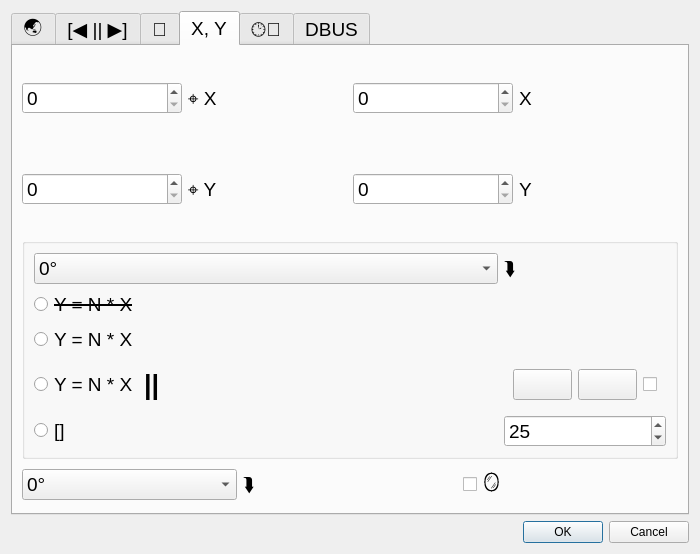
<?xml version="1.0" encoding="UTF-8"?>
<ui version="4.0">
 <class>OptionsDialog</class>
 <widget class="QDialog" name="OptionsDialog">
  <property name="geometry">
   <rect>
    <x>0</x>
    <y>0</y>
    <width>700</width>
    <height>554</height>
   </rect>
  </property>
  <property name="windowTitle">
   <string>Dialog</string>
  </property>
  <layout class="QVBoxLayout" name="verticalLayout">
   <item>
    <widget class="QTabWidget" name="btn_tabs">
     <property name="font">
      <font>
       <pointsize>14</pointsize>
      </font>
     </property>
     <property name="currentIndex">
      <number>3</number>
     </property>
     <widget class="QWidget" name="btn_tabs_general">
      <attribute name="title">
       <string>🌏</string>
      </attribute>
      <widget class="QLabel" name="label_3">
       <property name="geometry">
        <rect>
         <x>130</x>
         <y>230</y>
         <width>57</width>
         <height>15</height>
        </rect>
       </property>
       <property name="text">
        <string>🕑</string>
       </property>
      </widget>
      <widget class="QWidget" name="layoutWidget">
       <property name="geometry">
        <rect>
         <x>30</x>
         <y>30</y>
         <width>261</width>
         <height>121</height>
        </rect>
       </property>
       <layout class="QGridLayout" name="gridLayout_2">
        <item row="0" column="0" colspan="2">
         <widget class="QCheckBox" name="btn_show_info">
          <property name="text">
           <string>🛈</string>
          </property>
         </widget>
        </item>
        <item row="1" column="0">
         <widget class="QCheckBox" name="btn_allow_only_1">
          <property name="text">
           <string>1</string>
          </property>
         </widget>
        </item>
        <item row="1" column="1" colspan="2">
         <widget class="QCheckBox" name="btn_sit_in_tray">
          <property name="text">
           <string>tray</string>
          </property>
         </widget>
        </item>
        <item row="2" column="0" colspan="2">
         <widget class="QComboBox" name="btn_order">
          <property name="font">
           <font>
            <family>Symbola</family>
            <pointsize>20</pointsize>
           </font>
          </property>
         </widget>
        </item>
        <item row="2" column="2">
         <widget class="QCheckBox" name="btn_cycle">
          <property name="text">
           <string>⮔</string>
          </property>
         </widget>
        </item>
        <item row="2" column="3">
         <widget class="QCheckBox" name="btn_reverse_order">
          <property name="text">
           <string>↓↑</string>
          </property>
         </widget>
        </item>
       </layout>
      </widget>
      <widget class="QWidget" name="layoutWidget">
       <property name="geometry">
        <rect>
         <x>30</x>
         <y>180</y>
         <width>136</width>
         <height>108</height>
        </rect>
       </property>
       <layout class="QGridLayout" name="gridLayout_3">
        <item row="0" column="0">
         <widget class="QSpinBox" name="btn_main_window_opacity">
          <property name="minimum">
           <number>0</number>
          </property>
          <property name="maximum">
           <number>99</number>
          </property>
          <property name="value">
           <number>0</number>
          </property>
         </widget>
        </item>
        <item row="0" column="1" colspan="2">
         <widget class="QLabel" name="label_7">
          <property name="text">
           <string>🗔👻</string>
          </property>
         </widget>
        </item>
        <item row="1" column="0" colspan="2">
         <widget class="QDoubleSpinBox" name="btn_delay_time">
          <property name="maximum">
           <double>999.990000000000009</double>
          </property>
         </widget>
        </item>
        <item row="1" column="2">
         <widget class="QLabel" name="label_4">
          <property name="text">
           <string>↑↓</string>
          </property>
         </widget>
        </item>
        <item row="2" column="0" colspan="3">
         <widget class="QCheckBox" name="btn_manually">
          <property name="text">
           <string>✋</string>
          </property>
         </widget>
        </item>
       </layout>
      </widget>
     </widget>
     <widget class="QWidget" name="btn_tab_panel_options">
      <attribute name="title">
       <string>[◀ || ▶]</string>
      </attribute>
      <widget class="QWidget" name="layoutWidget">
       <property name="geometry">
        <rect>
         <x>30</x>
         <y>30</y>
         <width>116</width>
         <height>69</height>
        </rect>
       </property>
       <layout class="QGridLayout" name="gridLayout_4">
        <item row="0" column="0">
         <widget class="QCheckBox" name="btn_show_panel">
          <property name="text">
           <string>[◀ || ▶]</string>
          </property>
         </widget>
        </item>
        <item row="1" column="0">
         <widget class="QSpinBox" name="btn_cinema_limit_2">
          <property name="specialValueText">
           <string>unlimited</string>
          </property>
          <property name="maximum">
           <number>9999</number>
          </property>
         </widget>
        </item>
       </layout>
      </widget>
     </widget>
     <widget class="QWidget" name="btn_tab_nonimage_formats">
      <attribute name="title">
       <string>📼</string>
      </attribute>
      <layout class="QGridLayout" name="gridLayout_5">
       <item row="0" column="0" colspan="6">
        <widget class="QCheckBox" name="btn_nonimage_formats">
         <property name="text">
          <string>(*.gif, *.html, *.pdf, *.odf, *.mp4, *.sfw ...)</string>
         </property>
        </widget>
       </item>
       <item row="1" column="0">
        <widget class="QCheckBox" name="btn_allow_txt_files">
         <property name="text">
          <string>(*.txt)</string>
         </property>
        </widget>
       </item>
       <item row="1" column="1">
        <widget class="QPushButton" name="btn_txt_file_font">
         <property name="text">
          <string/>
         </property>
        </widget>
       </item>
       <item row="1" column="3">
        <widget class="QSpinBox" name="btn_txt_file_font_sz">
         <property name="maximum">
          <number>9999</number>
         </property>
        </widget>
       </item>
       <item row="2" column="0" colspan="2">
        <widget class="QCheckBox" name="btn_nonimage_formats_3">
         <property name="text">
          <string>wait for cinema end</string>
         </property>
        </widget>
       </item>
       <item row="2" column="3">
        <widget class="QSpinBox" name="btn_delay_for_slides">
         <property name="maximum">
          <number>9999</number>
         </property>
        </widget>
       </item>
       <item row="2" column="5">
        <widget class="QSpinBox" name="btn_cinema_limit">
         <property name="specialValueText">
          <string>unlimited</string>
         </property>
         <property name="maximum">
          <number>9999</number>
         </property>
        </widget>
       </item>
       <item row="3" column="0" colspan="6">
        <widget class="QCheckBox" name="btn_nonimage_formats_4">
         <property name="text">
          <string>allow interaction (on your own risk)</string>
         </property>
        </widget>
       </item>
      </layout>
     </widget>
     <widget class="QWidget" name="btn_tab_xy">
      <attribute name="title">
       <string>X, Y</string>
      </attribute>
      <layout class="QVBoxLayout" name="verticalLayout_2">
       <item>
        <layout class="QHBoxLayout" name="horizontalLayout">
         <item>
          <widget class="QSpinBox" name="btn_sz_x">
           <property name="maximum">
            <number>9999</number>
           </property>
          </widget>
         </item>
         <item>
          <widget class="QLabel" name="label">
           <property name="text">
            <string>⌖ X</string>
           </property>
          </widget>
         </item>
         <item>
          <widget class="QSpinBox" name="btn_pos_x">
           <property name="maximum">
            <number>9999</number>
           </property>
          </widget>
         </item>
         <item>
          <widget class="QLabel" name="label_5">
           <property name="text">
            <string>X</string>
           </property>
          </widget>
         </item>
        </layout>
       </item>
       <item>
        <layout class="QHBoxLayout" name="horizontalLayout_2">
         <item>
          <widget class="QSpinBox" name="btn_sz_y">
           <property name="maximum">
            <number>9999</number>
           </property>
          </widget>
         </item>
         <item>
          <widget class="QLabel" name="label_2">
           <property name="text">
            <string>⌖ Y</string>
           </property>
          </widget>
         </item>
         <item>
          <widget class="QSpinBox" name="btn_pos_y">
           <property name="maximum">
            <number>9999</number>
           </property>
          </widget>
         </item>
         <item>
          <widget class="QLabel" name="label_6">
           <property name="text">
            <string>Y</string>
           </property>
          </widget>
         </item>
        </layout>
       </item>
       <item>
        <widget class="QGroupBox" name="groupBox">
         <property name="title">
          <string/>
         </property>
         <layout class="QGridLayout" name="gridLayout">
          <item row="5" column="0">
           <widget class="QRadioButton" name="btn_true_frame">
            <property name="font">
             <font>
              <pointsize>14</pointsize>
              <strikeout>false</strikeout>
             </font>
            </property>
            <property name="text">
             <string>[]</string>
            </property>
           </widget>
          </item>
          <item row="4" column="1">
           <widget class="QWidget" name="lt_strips_options" native="true">
            <layout class="QHBoxLayout" name="horizontalLayout_5">
             <item>
              <widget class="QPushButton" name="btn_select_color_for_strips">
               <property name="text">
                <string/>
               </property>
               <property name="flat">
                <bool>false</bool>
               </property>
              </widget>
             </item>
             <item>
              <widget class="QPushButton" name="btn_select_img_for_strips">
               <property name="text">
                <string/>
               </property>
               <property name="iconSize">
                <size>
                 <width>32</width>
                 <height>32</height>
                </size>
               </property>
               <property name="checkable">
                <bool>false</bool>
               </property>
              </widget>
             </item>
             <item>
              <widget class="QCheckBox" name="btn_strips_inframe_mode">
               <property name="text">
                <string/>
               </property>
              </widget>
             </item>
            </layout>
           </widget>
          </item>
          <item row="5" column="1">
           <widget class="QSpinBox" name="btn_true_frame_sz">
            <property name="minimum">
             <number>1</number>
            </property>
            <property name="maximum">
             <number>999</number>
            </property>
            <property name="value">
             <number>25</number>
            </property>
           </widget>
          </item>
          <item row="3" column="0">
           <widget class="QRadioButton" name="btn_keep_aspect_ratio_by_resize">
            <property name="text">
             <string>Y = N * X</string>
            </property>
           </widget>
          </item>
          <item row="1" column="0">
           <widget class="QRadioButton" name="btn_no_aspect_ratio">
            <property name="font">
             <font>
              <pointsize>14</pointsize>
              <strikeout>true</strikeout>
             </font>
            </property>
            <property name="text">
             <string>Y = N * X</string>
            </property>
           </widget>
          </item>
          <item row="4" column="0">
           <layout class="QHBoxLayout" name="horizontalLayout_3">
            <item>
             <widget class="QRadioButton" name="btn_keep_aspect_ratio_by_strips">
              <property name="text">
               <string>Y = N * X</string>
              </property>
             </widget>
            </item>
            <item>
             <widget class="QLabel" name="lbl_strips">
              <property name="sizePolicy">
               <sizepolicy hsizetype="MinimumExpanding" vsizetype="Preferred">
                <horstretch>0</horstretch>
                <verstretch>0</verstretch>
               </sizepolicy>
              </property>
              <property name="font">
               <font>
                <pointsize>20</pointsize>
                <weight>75</weight>
                <bold>true</bold>
               </font>
              </property>
              <property name="text">
               <string>||</string>
              </property>
             </widget>
            </item>
           </layout>
          </item>
          <item row="0" column="0">
           <widget class="QComboBox" name="btn_fit_by_rotation">
            <item>
             <property name="text">
              <string>0°</string>
             </property>
            </item>
            <item>
             <property name="text">
              <string>-90°</string>
             </property>
            </item>
            <item>
             <property name="text">
              <string>90°</string>
             </property>
            </item>
           </widget>
          </item>
          <item row="0" column="1">
           <widget class="QLabel" name="label_8">
            <property name="text">
             <string>⮯</string>
            </property>
           </widget>
          </item>
         </layout>
        </widget>
       </item>
       <item>
        <layout class="QHBoxLayout" name="horizontalLayout_6">
         <item>
          <widget class="QComboBox" name="btn_rotation">
           <item>
            <property name="text">
             <string>0°</string>
            </property>
           </item>
           <item>
            <property name="text">
             <string>90°</string>
            </property>
           </item>
           <item>
            <property name="text">
             <string>180°</string>
            </property>
           </item>
           <item>
            <property name="text">
             <string>270°</string>
            </property>
           </item>
          </widget>
         </item>
         <item>
          <widget class="QLabel" name="label_9">
           <property name="text">
            <string>⮯</string>
           </property>
          </widget>
         </item>
         <item>
          <widget class="QCheckBox" name="btn_mirror_img">
           <property name="text">
            <string>🪞</string>
           </property>
          </widget>
         </item>
        </layout>
       </item>
      </layout>
     </widget>
     <widget class="QWidget" name="btn_tab_run_when">
      <attribute name="title">
       <string>🕑🏃</string>
      </attribute>
     </widget>
     <widget class="QWidget" name="btn_tab_dbus">
      <attribute name="title">
       <string>DBUS</string>
      </attribute>
     </widget>
    </widget>
   </item>
   <item>
    <widget class="QDialogButtonBox" name="btn_ok_cancel">
     <property name="orientation">
      <enum>Qt::Horizontal</enum>
     </property>
     <property name="standardButtons">
      <set>QDialogButtonBox::Cancel|QDialogButtonBox::Ok</set>
     </property>
    </widget>
   </item>
  </layout>
 </widget>
 <tabstops>
  <tabstop>btn_show_info</tabstop>
  <tabstop>btn_allow_only_1</tabstop>
  <tabstop>btn_order</tabstop>
  <tabstop>btn_reverse_order</tabstop>
  <tabstop>btn_cycle</tabstop>
  <tabstop>btn_delay_time</tabstop>
  <tabstop>btn_manually</tabstop>
 </tabstops>
 <resources/>
 <connections>
  <connection>
   <sender>btn_ok_cancel</sender>
   <signal>accepted()</signal>
   <receiver>OptionsDialog</receiver>
   <slot>accept()</slot>
   <hints>
    <hint type="sourcelabel">
     <x>248</x>
     <y>254</y>
    </hint>
    <hint type="destinationlabel">
     <x>157</x>
     <y>274</y>
    </hint>
   </hints>
  </connection>
  <connection>
   <sender>btn_ok_cancel</sender>
   <signal>rejected()</signal>
   <receiver>OptionsDialog</receiver>
   <slot>reject()</slot>
   <hints>
    <hint type="sourcelabel">
     <x>316</x>
     <y>260</y>
    </hint>
    <hint type="destinationlabel">
     <x>286</x>
     <y>274</y>
    </hint>
   </hints>
  </connection>
 </connections>
</ui>
